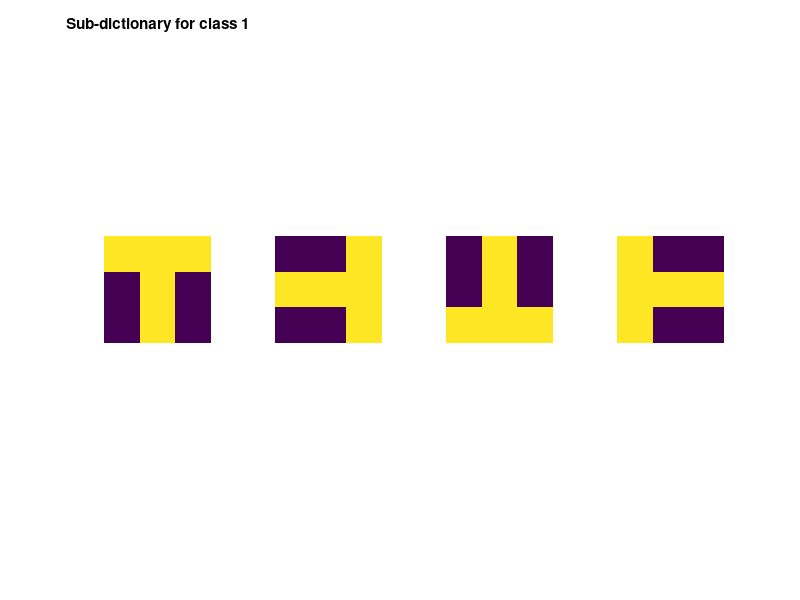
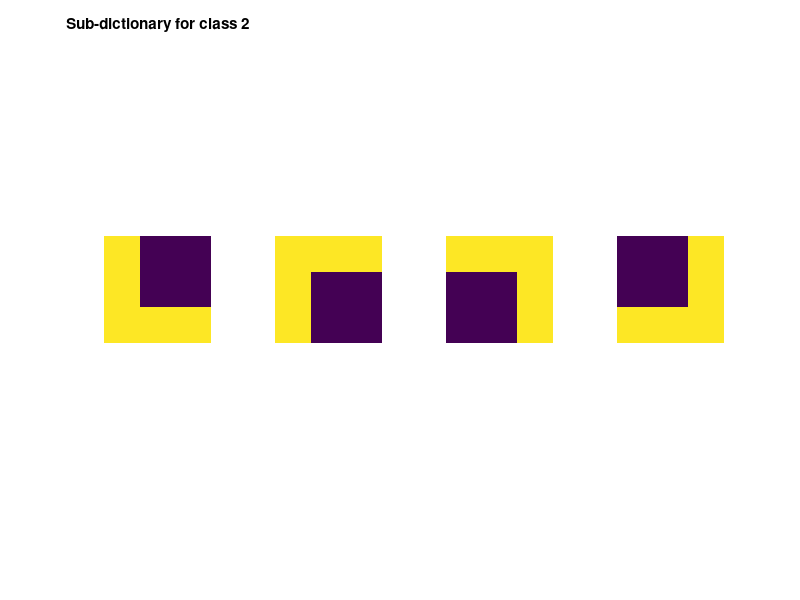
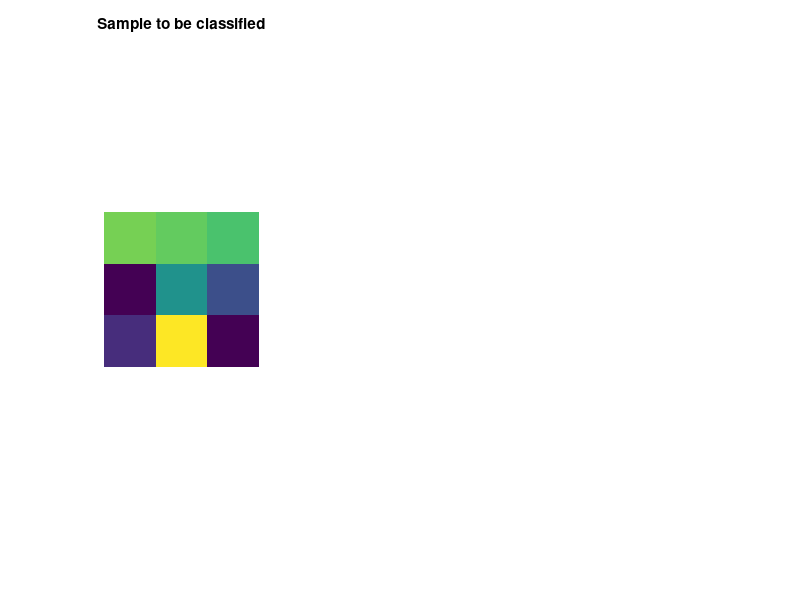

Recreate these plots in MATLAB, in order. (Note: this script raises an error after producing the figures.)
clear
%DEFINE DATASET
X=[  1     0     0     1     1     1     1     0
     1     0     1     0     0     1     1     0
     1     1     0     0     0     1     1     1
     0     1     0     1     1     1     0     0
     1     1     1     1     0     0     0     0
     0     1     0     1     0     0     1     1
     0     0     1     1     1     1     0     1
     1     0     1     0     1     0     0     1
     0     1     1     0     1     0     1     1];
t=[  1,    1,    1,    1,    2,    2,    2,    2];
numClasses=2;
%sample to be classified:
x=[ 0.7922, 0.7552, 0.7109, 0, 0.4993, 0.2411, 0.1300, 0.9950, 0]';

display(X)
display(t)
display(x)


%DEFINE CLASS-SPCIFIC SUBDICTIONARIES (entries in each dictionary equal to samples from the training data with same class label)
for c=1:numClasses
  ind=logical(t==c);
  D{c}=X(:,ind);
end
%display sub-dictionaries treating each entry as a square image
for c=1:numClasses
  figure(c), clf
  [m,p]=size(D{c});
  toPlot=min(p,10);
  dim=sqrt(m);
  for i=1:toPlot,
    subplot(1,toPlot,i), 
    imagesc(reshape(D{c}(:,i),dim,dim)'), 
    axis('equal','tight','off'), 
  end
  subplot(1,toPlot,1), title(['Sub-dictionary for class ',int2str(c)]);
end



%USE SPARSE CODING TO CLASSIFY NEW SAMPLE
%display sample to be classified:
figure(numClasses+1),clf
subplot(1,numClasses+1,1); imagesc(reshape(x,dim,dim)'), 
axis('equal','tight','off'), 
title('Sample to be classified');
%FIND SUBDICTIONARY THAT CAN RECONSTRUCT DATA MOST ACCURATELY
for c=1:numClasses
  %find sparse code over class-spcific subdictionary:
  y=solvePFP(D{c},x,size(D{c},2),'nnpfp')
  %use sparse code to reconstruct sample:
  r=D{c}*y;
  subplot(1,numClasses+1,1+c); imagesc(reshape(r,dim,dim)'), 
  axis('equal','tight','off'), 
  title({'reconstruction by', 'sub-dictionary', ['for class ',int2str(c)]})
  %find the reconstruction error for this dictionary:
  reconError(c)=sum((x-r).^2);
end
%give sample class as dictionary with min error:
[val,classPredicted]=min(reconError)
 